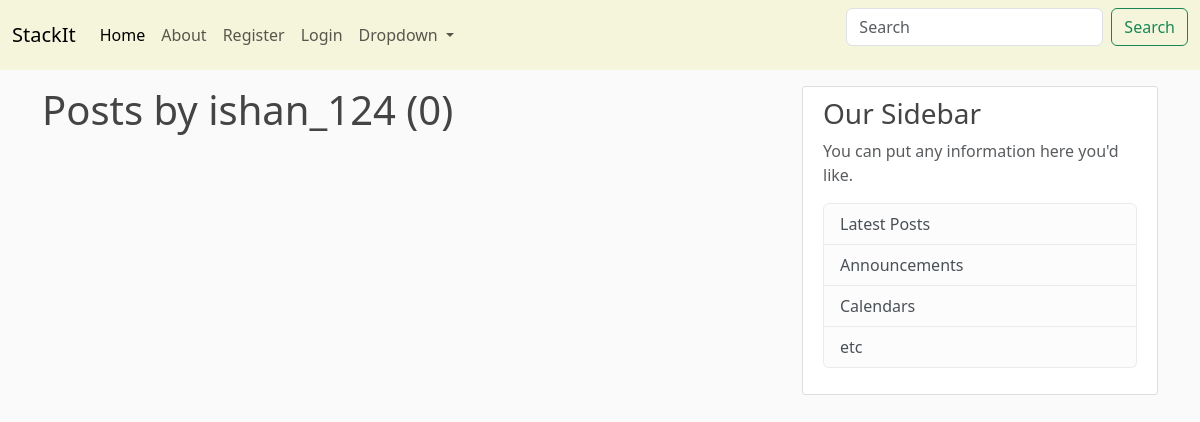
/user/ishan_124, run on an earlier commit of the app's database.
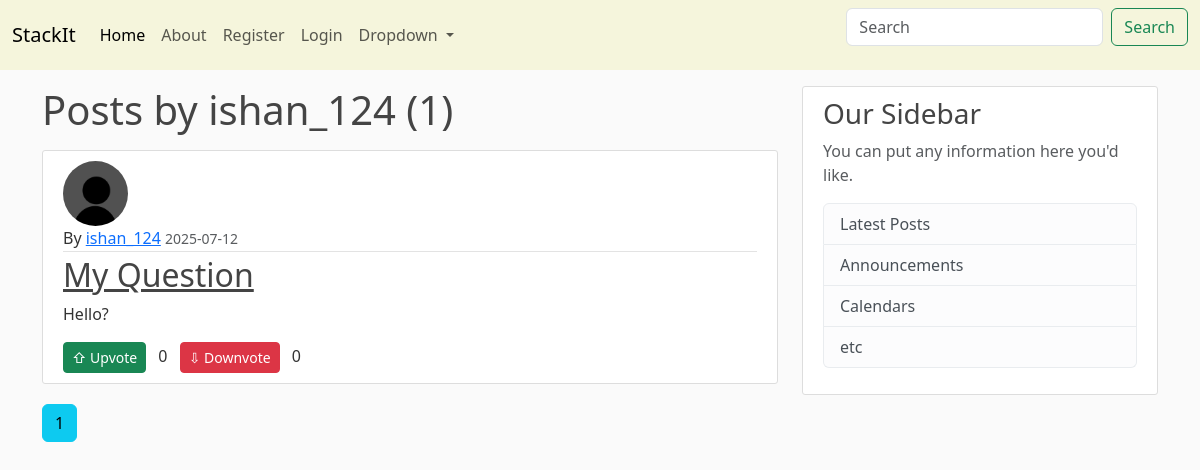
And on a later commit of the database.
### blog/models.py (models this page shows, shortened)
class post(db.Model):
    id=db.Column(db.Integer,primary_key=True)
    title=db.Column(db.String(100),nullable=False)
    date_posted=db.Column(db.DateTime,nullable=False,default=datetime.datetime.utcnow)
    content=db.Column(db.Text,nullable=False)
    user_id=db.Column(db.Integer,db.ForeignKey('user.id'),nullable=False)
    upvotes = db.Column(db.Integer, default=0)
    downvotes = db.Column(db.Integer, default=0)

class user(db.Model,UserMixin):
    id=db.Column(db.Integer,primary_key=True)
    username=db.Column(db.String(20),unique=True,nullable=False)
    email=db.Column(db.String(120),unique=True,nullable=False)
    image=db.Column(db.String(20),nullable=False, default='default.jpg')
    password=db.Column(db.String(60),nullable=False)
    posts=db.relationship('post',backref='author',lazy=True)

### blog/routes.py (the view)
@app.route('/user/<string:username>')
def user_posts(username):
    page=request.args.get('page',1,type=int)
    usr=user.query.filter_by(username=username).first_or_404()
    pst=post.query.filter_by(author=usr).order_by(post.date_posted.desc()).paginate(page=page,per_page=5)
    return render_template('user_posts.html',posts=pst,user=usr,title=username)

### blog/templates/user_posts.html
{% extends "layout.html" %}
{% block content %}
<h1 class="mb-3">Posts by {{ user.username }} ({{ posts.total }})</h1>
    {% for post in posts.items %}
        <article class="media content-section">
            <img src="{{ url_for('static', filename='profile_pics/'+post.author.image) }}" alt="" class="rounded-circle article-img">
            <div class="media-body">
            <div class="article-metadata">
                By <a class="mr-2" href="{{ url_for('user_posts',username=post.author.username) }}">{{ post.author.username }}</a>
                <small class="text-muted">{{ post.date_posted.strftime('%Y-%m-%d') }}</small>
            </div>
            <h2><a class="article-title" href="{{ url_for('post_show', post_id=post.id) }}">{{ post.title }}</a></h2>
            <p class="article-content">{{ post.content }}</p>
            <div class="vote-section mt-2">
                <form action="{{ url_for('upvote_post', post_id=post.id) }}" method="post" style="display:inline;">
                    <button type="submit" class="btn btn-success btn-sm">&#8679; Upvote</button>
                </form>
                <span class="mx-2">{{ post.upvotes or 0 }}</span>
                <form action="{{ url_for('downvote_post', post_id=post.id) }}" method="post" style="display:inline;">
                    <button type="submit" class="btn btn-danger btn-sm">&#8681; Downvote</button>
                </form>
                <span class="mx-2">{{ post.downvotes or 0 }}</span>
            </div>
            </div>
        </article>
    {% endfor %}
    {% for page_num in posts.iter_pages(left_edge=1, right_edge=1,left_current=1, right_current=2) %}
        {% if page_num %}
            {% if posts.page==page_num %}
                <a href="{{ url_for('user_posts', username=user.username,page=page_num) }}" class="btn btn-info mb-4">{{ page_num }}</a>
            {% else %}
                <a href="{{ url_for('user_posts',username=user.username,page=page_num) }}" class="btn btn-outline-info mb-4">{{ page_num }}</a>
            {% endif %}
        {% else %}
        ...
        {% endif %}
    {% endfor %}
{% endblock content %}

What changed in the data, as far as the page shows it:
added post: image (placeholder picture), author.username "ishan_124", date_posted "2025-07-12", title "My Question", content "Hello?", upvotes "0", downvotes "0"
Also different on the page:
{{ posts.total }}: "0" → "1"
new list line: "1"
